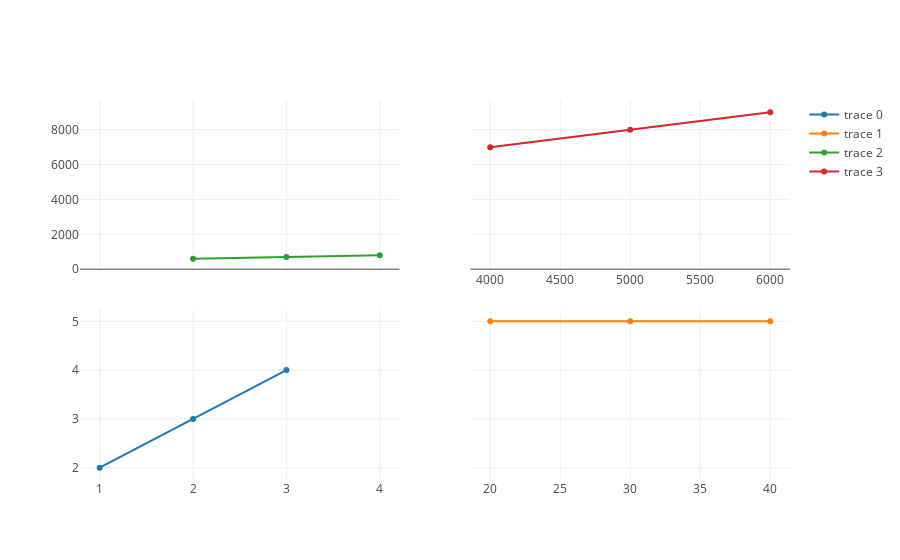

The code cell stored with this chart in its notebook:
### Code cell
trace1 = go.Scatter(
    x=[1, 2, 3],
    y=[2, 3, 4]
)
trace2 = go.Scatter(
    x=[20, 30, 40],
    y=[5, 5, 5],
    xaxis='x2',
    yaxis='y'
)
trace3 = go.Scatter(
    x=[2, 3, 4],
    y=[600, 700, 800],
    xaxis='x',
    yaxis='y3'
)
trace4 = go.Scatter(
    x=[4000, 5000, 6000],
    y=[7000, 8000, 9000],
    xaxis='x4',
    yaxis='y3'
)
data = [trace1, trace2, trace3, trace4]
layout = go.Layout(
    xaxis=dict(
        domain=[0, 0.45]
    ),
    yaxis=dict(
        domain=[0, 0.45]
    ),
    xaxis2=dict(
        domain=[0.55, 1]
    ),
    xaxis4=dict(
        domain=[0.55, 1],
        anchor='y3'
    ),
    yaxis3=dict(
        domain=[0.55, 1]
    ),
    
)
fig = go.Figure(data=data, layout=layout)
py.iplot(fig, filename='shared-axes-subplots')

### Figure 1 — Plotly figure (JSON) as saved in the notebook; plotly's stock layout.template omitted (floating-point values rounded to 4 significant figures)
{"data": [{"type": "scatter", "x": [1, 2, 3], "y": [2, 3, 4]}, {"type": "scatter", "x": [20, 30, 40], "xaxis": "x2", "y": [5, 5, 5], "yaxis": "y"}, {"type": "scatter", "x": [2, 3, 4], "xaxis": "x", "y": [600, 700, 800], "yaxis": "y3"}, {"type": "scatter", "x": [4000, 5000, 6000], "xaxis": "x4", "y": [7000, 8000, 9000], "yaxis": "y3"}], "layout": {"xaxis": {"domain": [0, 0.45]}, "xaxis2": {"domain": [0.55, 1]}, "xaxis4": {"anchor": "y3", "domain": [0.55, 1]}, "yaxis": {"domain": [0, 0.45]}, "yaxis3": {"domain": [0.55, 1]}}}
